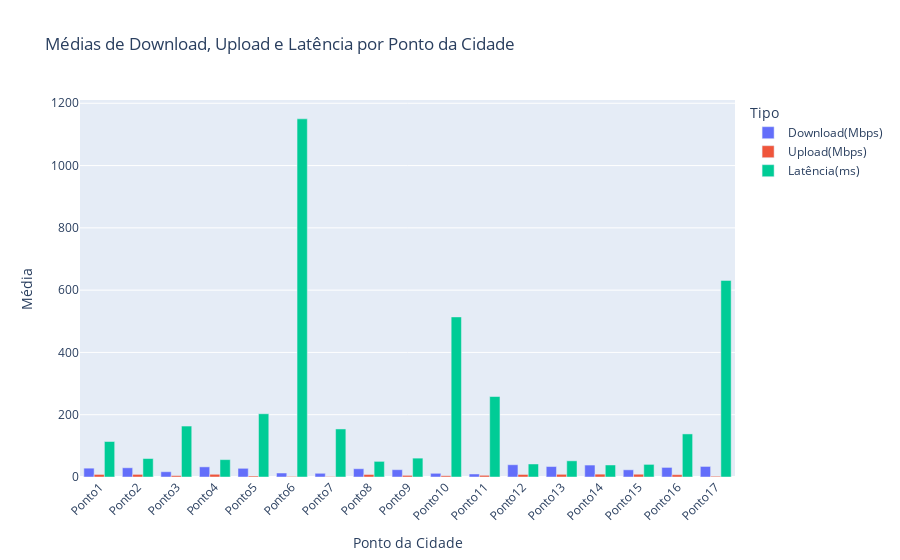

The notebook cell saved with this chart:
### Code cell
import pandas as pd
import numpy as np
import plotly.express as px

# Simulando dados novamente para exemplificar, substitua isso pelos seus dados reais
dados = [dado_1, dado_2, dado_3, dado_4, dado_5, dado_6, dado_7, dado_8, dado_9, dado_10, dado_11, dado_12, dado_13, dado_14, dado_15, dado_16, dado_17]


pontos_da_cidade = [f"Ponto{i}" for i in range(1, 18)]

# Listas para armazenar as médias
medias_download = []
medias_upload = []
medias_latencia = []

# Calculando as médias para cada ponto
for dado in dados:
    medias_download.append(dado['Download(Mbps)'].mean())
    medias_upload.append(dado['Upload(Mbps)'].mean())
    medias_latencia.append(dado['Latencia(ms)'].mean())

# Criando um DataFrame com os resultados
df = pd.DataFrame({
    'Ponto da Cidade': pontos_da_cidade,
    'Download(Mbps)': medias_download,
    'Upload(Mbps)': medias_upload,
    'Latência(ms)': medias_latencia
})

# Convertendo para um formato longo
df_long = pd.melt(df, id_vars='Ponto da Cidade', var_name='Tipo', value_name='Média')

### Passo 2: Criar o gráfico interativo com Plotly

fig = px.bar(df_long, x='Ponto da Cidade', y='Média', color='Tipo',
             title='Médias de Download, Upload e Latência por Ponto da Cidade',
             labels={'Média': 'Média', 'Ponto da Cidade': 'Ponto da Cidade'},
             barmode='group')

fig.update_layout(xaxis_title='Ponto da Cidade',
                  yaxis_title='Média',
                  xaxis_tickangle=-45)

plt.savefig('medias_pontos_cidade.png')
fig.show()

### Figure 1 — Plotly figure (JSON) as saved in the notebook; plotly's stock layout.template omitted (floating-point values rounded to 4 significant figures)
{"data": [{"alignmentgroup": "True", "hovertemplate": "Tipo=Download(Mbps)<br>Ponto da Cidade=%{x}<br>Média=%{y}<extra></extra>", "legendgroup": "Download(Mbps)", "marker": {"color": "#636efa", "pattern": {"shape": ""}}, "name": "Download(Mbps)", "offsetgroup": "Download(Mbps)", "orientation": "v", "showlegend": true, "textposition": "auto", "type": "bar", "x": ["Ponto1", "Ponto2", "Ponto3", "Ponto4", "Ponto5", "Ponto6", "Ponto7", "Ponto8", "Ponto9", "Ponto10", "Ponto11", "Ponto12", "Ponto13", "Ponto14", "Ponto15", "Ponto16", "Ponto17"], "xaxis": "x", "y": [28.38, 29.63, 16.94, 32.58, 27.9, 12.82, 11.95, 26.58, 23.5, 11.88, 9.682, 39.4, 33.64, 38.34, 23.12, 30.8, 33.9], "yaxis": "y"}, {"alignmentgroup": "True", "hovertemplate": "Tipo=Upload(Mbps)<br>Ponto da Cidade=%{x}<br>Média=%{y}<extra></extra>", "legendgroup": "Upload(Mbps)", "marker": {"color": "#EF553B", "pattern": {"shape": ""}}, "name": "Upload(Mbps)", "offsetgroup": "Upload(Mbps)", "orientation": "v", "showlegend": true, "textposition": "auto", "type": "bar", "x": ["Ponto1", "Ponto2", "Ponto3", "Ponto4", "Ponto5", "Ponto6", "Ponto7", "Ponto8", "Ponto9", "Ponto10", "Ponto11", "Ponto12", "Ponto13", "Ponto14", "Ponto15", "Ponto16", "Ponto17"], "xaxis": "x", "y": [8.22, 8.387, 4.396, 8.722, 3.196, 1.836, 1.467, 8.094, 5.242, 4.068, 5.422, 8.128, 8.632, 9.152, 8.883, 7.42, 2.498], "yaxis": "y"}, {"alignmentgroup": "True", "hovertemplate": "Tipo=Latência(ms)<br>Ponto da Cidade=%{x}<br>Média=%{y}<extra></extra>", "legendgroup": "Latência(ms)", "marker": {"color": "#00cc96", "pattern": {"shape": ""}}, "name": "Latência(ms)", "offsetgroup": "Latência(ms)", "orientation": "v", "showlegend": true, "textposition": "auto", "type": "bar", "x": ["Ponto1", "Ponto2", "Ponto3", "Ponto4", "Ponto5", "Ponto6", "Ponto7", "Ponto8", "Ponto9", "Ponto10", "Ponto11", "Ponto12", "Ponto13", "Ponto14", "Ponto15", "Ponto16", "Ponto17"], "xaxis": "x", "y": [114, 59.33, 163.6, 55.8, 203, 1150, 154.2, 50.2, 60.6, 514, 258.4, 41.83, 52, 38.6, 40.5, 138.3, 631.3], "yaxis": "y"}], "layout": {"barmode": "group", "legend": {"title": {"text": "Tipo"}, "tracegroupgap": 0}, "title": {"text": "Médias de Download, Upload e Latência por Ponto da Cidade"}, "xaxis": {"anchor": "y", "domain": [0, 1], "tickangle": -45, "title": {"text": "Ponto da Cidade"}}, "yaxis": {"anchor": "x", "domain": [0, 1], "title": {"text": "Média"}}}}
